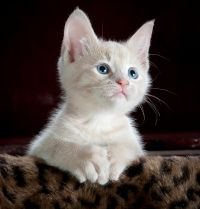
#> input picture images/cat 2.jpg, 200 x 209 px, found by its file name
$ python grey_scale_histogram.py
#> lines starting #> are read from the running program, lines starting #| are printed output that depends on the picture; after the words box and inside, x2 and y2 are one past the last pixel; in counts of white or black regions, pixels touching at a corner belong together
# gives intensity of pixels in images
#Bins - intervals of pixels intensity

import cv2 as cv
import matplotlib.pyplot as plt
import numpy as np

img = cv.imread('images/cat 2.jpg')
#> img is the input picture: shape (209, 200, 3); mean B, G, R 62.8, 66.6, 76.3

cv.imshow('cat', img)

blank = np.zeros(img.shape[:2], dtype='uint8')

gray = cv.cvtColor(img, cv.COLOR_BGR2GRAY)
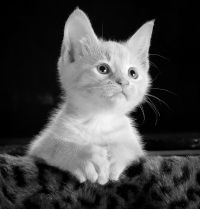
#> gray: shape (209, 200); min 0, max 253, mean 69
cv.imshow('gray', gray)

circle = cv.circle(blank, (img.shape[1]//2, img.shape[0]//2), 100, 255, -1)
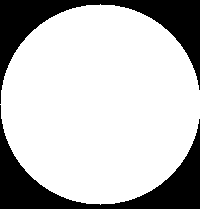
#> blank: shape (209, 200); 75.2% white; 2 black regions, box (x1, y1, x2, y2) and area: (0, 0, 200, 104) 5192, (0, 105, 200, 209) 5192
mask = cv.bitwise_and(gray, gray, mask= circle)
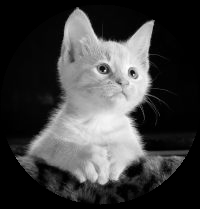
#> mask: shape (209, 200); min 0, max 253, mean 64.4
cv.imshow("Mask", mask)

gray_hist = cv.calcHist([gray], [0], mask, [256], [0, 256])
#> gray_hist = 256 values, max 1850 at index 1, min 0 at index 0, mean 121.7

plt.figure()
plt.title('Grayscale Histogram')
plt.xlabel('Bins')
plt.ylabel('# of Pixels')
plt.plot(gray_hist)
plt.xlim([0, 256])
plt.show()
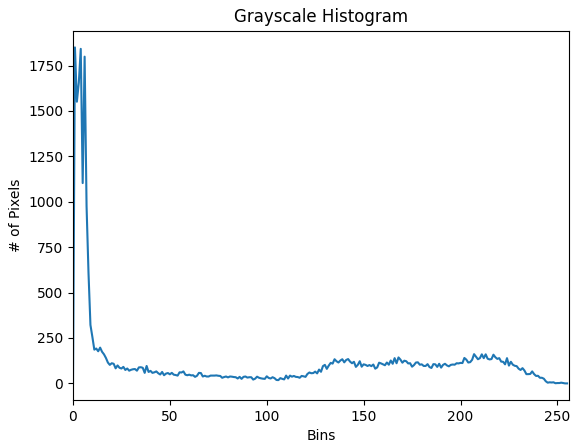
#> figure drawn by matplotlib, 1 panel; curve peaks at x = 1, y = 1850

#we can create a mask, and plot histogram for specific areas

cv.waitKey(0)
